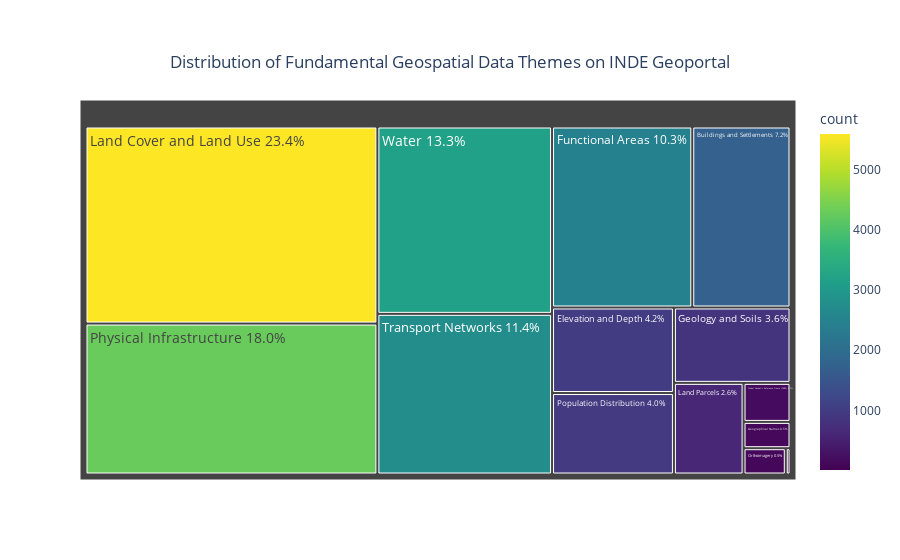

Notebook code for this chart:
### Code cell
# Filter out the unclassified themes
df_filtered = df_final[df_final['tema_fundamental'] != 'not in dict']

# Count the unique values of 'tema_fundamental'
tema_counts = df_filtered['tema_fundamental'].value_counts().reset_index()
tema_counts.columns = ['tema_fundamental', 'count']

# Calculate the percentage of each theme
total_count = tema_counts['count'].sum()
tema_counts['percent'] = (tema_counts['count'] / total_count) * 100

# Create the label with name and percentage
tema_counts['label'] = tema_counts.apply(lambda row: f"{row['tema_fundamental']} {row['percent']:.1f}%", axis=1)

# Create the Tree Map
fig = px.treemap(
    tema_counts,
    path=['label'],
    values='count',
    title='Distribution of Fundamental Geospatial Data Themes on INDE Geoportal',
    color='count',
    color_continuous_scale='Viridis'
)

# Adjust the layout of the title
fig.update_layout(
    title={
        'text': "Distribution of Fundamental Geospatial Data Themes on INDE Geoportal",
        'y':0.9,
        'x':0.5,
        'xanchor': 'center',
        'yanchor': 'top'
    }
)

# Adjust the font size
fig.update_traces(textfont_size=14)

# Define the path and filename
path = '../results'  # Path to the results directory
filename = 'fig4_treemap.png'  # Define the filename

# Ensure the results directory exists
if not os.path.exists(path):
    os.makedirs(path)

# Save the figure with high resolution using kaleido
full_path = os.path.join(path, filename)
pio.write_image(fig, full_path, format='png', scale=3)  # scale=3 for approximately 300 dpi

# Display the graph
fig.show()

### Figure 1 — Plotly figure (JSON) as saved in the notebook; plotly's stock layout.template omitted (floating-point values rounded to 4 significant figures)
{"data": [{"branchvalues": "total", "customdata": [[12], [1728], [1013], [2466], [120], [854], [178], [5590], [620], [108], [4281], [965], [2727], [3180]], "domain": {"x": [0, 1], "y": [0, 1]}, "hovertemplate": "labels=%{label}<br>count_sum=%{value}<br>parent=%{parent}<br>id=%{id}<br>count=%{color}<extra></extra>", "ids": ["Addresses 0.1%", "Buildings and Settlements 7.2%", "Elevation and Depth 4.2%", "Functional Areas 10.3%", "Geographical Names 0.5%", "Geology and Soils 3.6%", "Global Geodetic Reference Frame (GGRF) 0.7%", "Land Cover and Land Use 23.4%", "Land Parcels 2.6%", "Orthoimagery 0.5%", "Physical Infrastructure 18.0%", "Population Distribution 4.0%", "Transport Networks 11.4%", "Water 13.3%"], "labels": ["Addresses 0.1%", "Buildings and Settlements 7.2%", "Elevation and Depth 4.2%", "Functional Areas 10.3%", "Geographical Names 0.5%", "Geology and Soils 3.6%", "Global Geodetic Reference Frame (GGRF) 0.7%", "Land Cover and Land Use 23.4%", "Land Parcels 2.6%", "Orthoimagery 0.5%", "Physical Infrastructure 18.0%", "Population Distribution 4.0%", "Transport Networks 11.4%", "Water 13.3%"], "marker": {"coloraxis": "coloraxis", "colors": [12, 1728, 1013, 2466, 120, 854, 178, 5590, 620, 108, 4281, 965, 2727, 3180]}, "name": "", "parents": ["", "", "", "", "", "", "", "", "", "", "", "", "", ""], "textfont": {"size": 14}, "type": "treemap", "values": [12, 1728, 1013, 2466, 120, 854, 178, 5590, 620, 108, 4281, 965, 2727, 3180]}], "layout": {"coloraxis": {"colorbar": {"title": {"text": "count"}}, "colorscale": [[0, "#440154"], [0.1111, "#482878"], [0.2222, "#3e4989"], [0.3333, "#31688e"], [0.4444, "#26828e"], [0.5556, "#1f9e89"], [0.6667, "#35b779"], [0.7778, "#6ece58"], [0.8889, "#b5de2b"], [1, "#fde725"]]}, "legend": {"tracegroupgap": 0}, "title": {"text": "Distribution of Fundamental Geospatial Data Themes on INDE Geoportal", "x": 0.5, "xanchor": "center", "y": 0.9, "yanchor": "top"}}}
